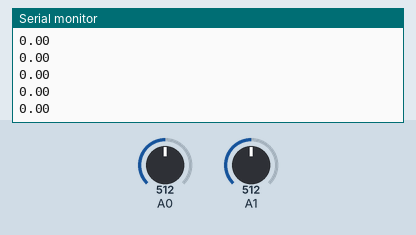
Bench run of a sketch on a simulated Arduino Uno, built with avr-gcc and run on an emulated ATmega328P. On the bench: the last lines printed to the serial monitor. Inputs (shaded band) come from the test bench; at power-on: A0 = 512, A1 = 512.

Above: at 1.2 s.
1.3 s: A0 set to 340
At 2.2 s:
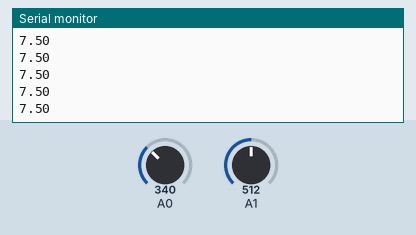
2.8 s: A1 set to 340
At 3.9 s:
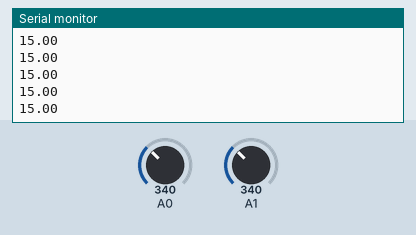
Timing chart, 0 to 4.1 s (numbered marks = the images above; inputs shaded):
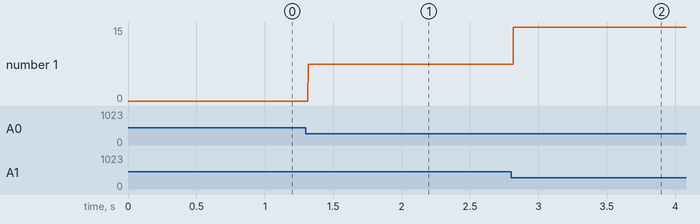

Measured:
- after the input at 1.3 s, the serial monitor: prints a new line at once (image 1)
- after the input at 2.8 s, the serial monitor: prints a new line at once (image 2)
- plotted number 1: 0 → 7.5 after the input at 1.3 s, 7.5 → 15 after the input at 2.8 s

The sketch:

Lab5_A2.ino
```cpp
int lastState1 = 0;
int lastState2 = 0;
int curState1 = 0;
int curState2 = 0;
int count1 = 0;
int count2 = 0;
int curReading1 = 0;
int curReading2 = 0;
int state = 0;
int curPos = 0;
float curAngle = 0;
void setup() {
  // put your setup code here, to run once:
  Serial.begin(38400);
}

void loop() {
  // put your main code here, to run repeatedly:
  curReading1 = analogRead(A0);
  curReading2 = analogRead(A1);

  if (curReading1 > 400) {
    curState1 = 1;
  } else if (curReading1 < 350) {
    curState1 = 0;
  }

  if (curReading2 > 400) {
    curState2 = 1;
  } else if (curReading2 < 350) {
    curState2 = 0;
  }

  if (curState1 && !lastState1) {
    count1++;
  }

  if (curState2 && !lastState2) {
    count2++;
  }

  // Serial.print(count1);
  // Serial.print("\t");
  // Serial.println(count2);
  // Serial.println(curReading1);
  lastState1 = curState1;
  lastState2 = curState2;

  switch (state) {
    case 0:  // a and b on
      if (!curState2) {
        curPos--;
        state = 1;
      } else if (!curState1) {
        curPos++;
        state = 2;
      }
      break;

    case 1:  // a on only
      if (!curState1) {
        curPos--;
        state = 3;
      } else if (curState2) {
        curPos++;
        state = 0;
      }

      break;

    case 2:  // b on only
      if (curState1) {
        curPos--;
        state = 0;
      } else if (!curState2) {
        curPos++;
        state = 3;
      }

      break;

    case 3:  // neither on
      if (curState1) {
        curPos++;
        state = 1;
      } else if (curState2) {
        curPos--;
        state = 2;
      }
      break;
  }
  curAngle = 7.5*curPos;
  Serial.println(curAngle);
}
```
